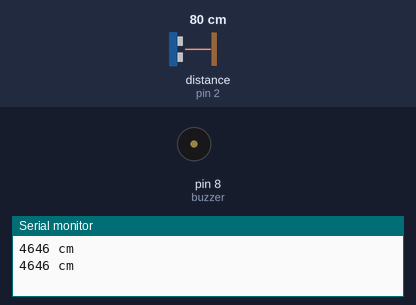
Bench run of a sketch on a simulated Arduino Uno, built with avr-gcc and run on an emulated ATmega328P. Shown: buzzer (waves = sounding), the last lines printed to the serial monitor. Wiring (inferred from the names in the program): ultrasonic range finder: trigger pin 3; echo pin 2. The test bench sets the inputs (shaded band); at power-on: distance to the obstacle (sensor on pin 2) 80 cm. The echo pulse lasts 58.3 µs per cm.

Above: at 0.9 s.
1.4 s: distance to the obstacle (sensor on pin 2) set to 2 cm
At 1.47 s:
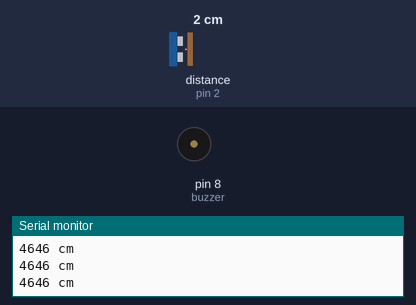
At 1.87 s:
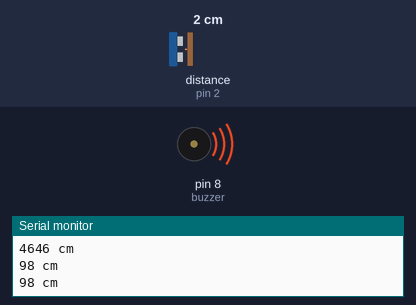
4.6 s: distance to the obstacle (sensor on pin 2) set to 18 cm
Timing chart, 0 to 13.8 s (numbered marks = the images above; inputs shaded):
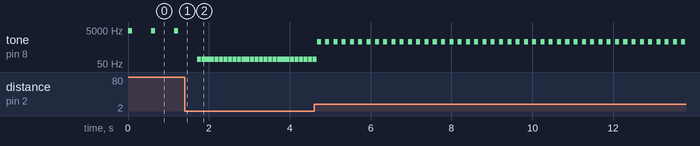

Measured:
- after the input at 1.4 s, tone on pin 8 (buzzer): alternates 98 Hz for 0.10 s and silent for 0.01 s, starting after 0.31 s
- by itself, tone on pin 8 (buzzer): alternates 4646 Hz for 0.10 s and silent for 0.47 s

The sketch:

buzzer.ino
```cpp
const int buzzer = 8;

int echoPin = 2;
int trigPin = 3;

void setup() {

      Serial.begin (9600);
    pinMode(trigPin, OUTPUT);
    pinMode(echoPin, INPUT);

  pinMode(buzzer, OUTPUT);

}

void loop() {


      int duration, cm;
    digitalWrite(trigPin, LOW);
    delayMicroseconds(2);
    digitalWrite(trigPin, HIGH);
    delayMicroseconds(10);
    digitalWrite(trigPin, LOW);
    duration = pulseIn(echoPin, HIGH);
    cm = duration / 58;
    Serial.print(duration);
    Serial.println(" cm");


  const int f = duration;
  tone(buzzer, f);
  delay(100);
  noTone(buzzer);
  if(duration > 0) {
    delay(duration/10 );
  }


}
```
